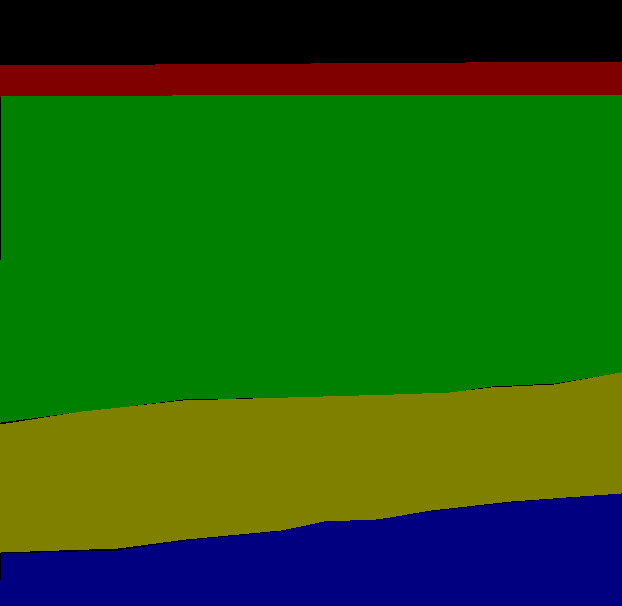
#> input picture code/ultrasound_image/label/100.png, 622 x 606 px, found by its file name; its folder holds 4 pictures in this run
$ python canny_edge.py
#> lines starting #> are read from the running program, lines starting #| are printed output that depends on the picture; after the words box and inside, x2 and y2 are one past the last pixel; in counts of white or black regions, pixels touching at a corner belong together
# ex2tron's blog:
# http://ex2tron.wang

import cv2
import os

path = r"C:\Users\Tong\Desktop\label"
edges_path = r"C:\Users\Tong\Desktop\edges"

path_list = os.listdir(path)


def track_back(x):
    pass


for i in path_list:
    img_path = os.path.join(path, i)

    img = cv2.imread(img_path, 0)
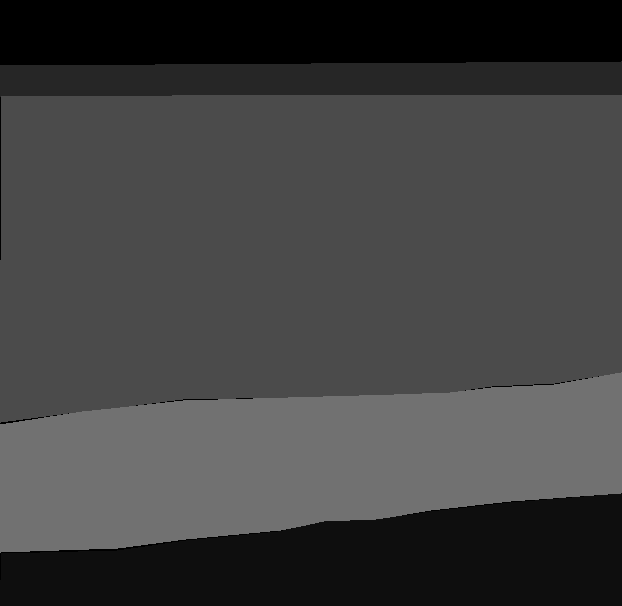
#> img: shape (606, 622); min 0, max 113, mean 64.9
    # cv2.imshow('IMG', img)
    edges_img = os.path.join(edges_path, i)

    print(img_path)

    cv2.namedWindow('window')

    # 创建滑动条
    cv2.createTrackbar('maxVal', 'window', 100, 255, track_back)
    cv2.createTrackbar('minVal', 'window', 200, 255, track_back)

    while True:
        # 获取滑动条的值
        max_val = cv2.getTrackbarPos('maxVal', 'window')
        min_val = cv2.getTrackbarPos('minVal', 'window')

        edges = cv2.Canny(img, min_val, max_val)
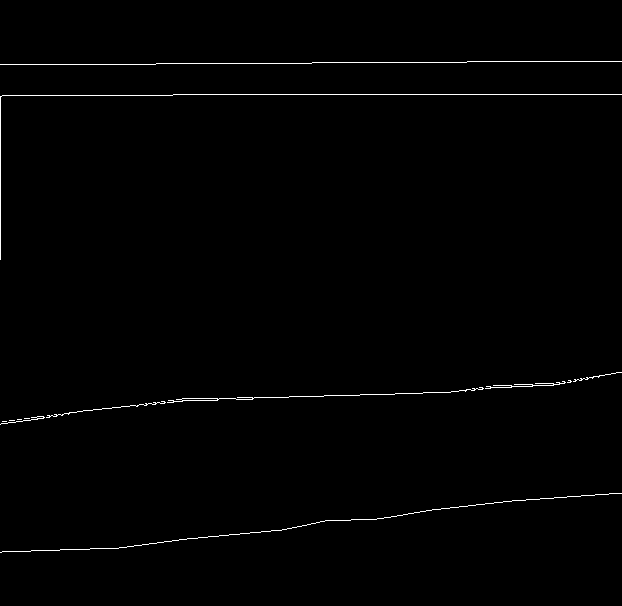
#> edges: shape (606, 622); 0.76% white in thin lines or dots, all inside (x1, y1, x2, y2) = (0, 61, 622, 553)
        cv2.imshow('window', edges)
        # edges = edges[200:572, 0:606]
        cv2.imwrite(edges_img, edges)

        print(edges_img)
        # 按下ESC键退出
        if cv2.waitKey(30) == 27:
#> (key Esc is pressed here)
            break
#> pass 2 of the loop `for i in path_list:`:
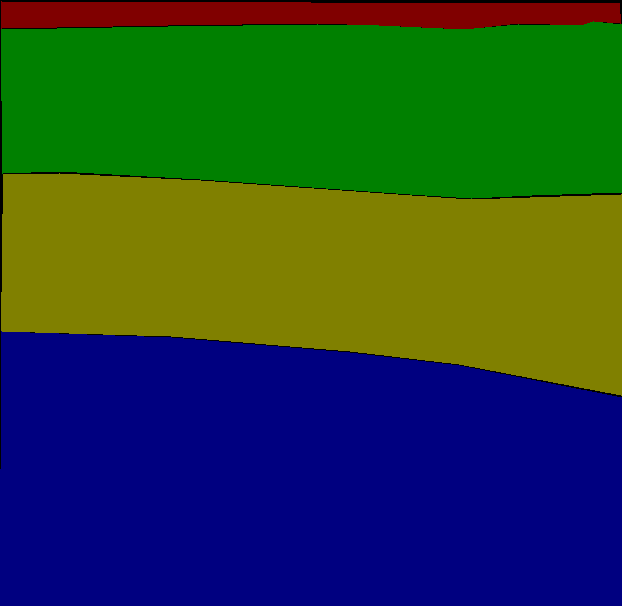
#> input picture code/ultrasound_image/label/12.png, 622 x 606 px, found by its file name
#> `img = cv2.imread(img_path, 0)`:
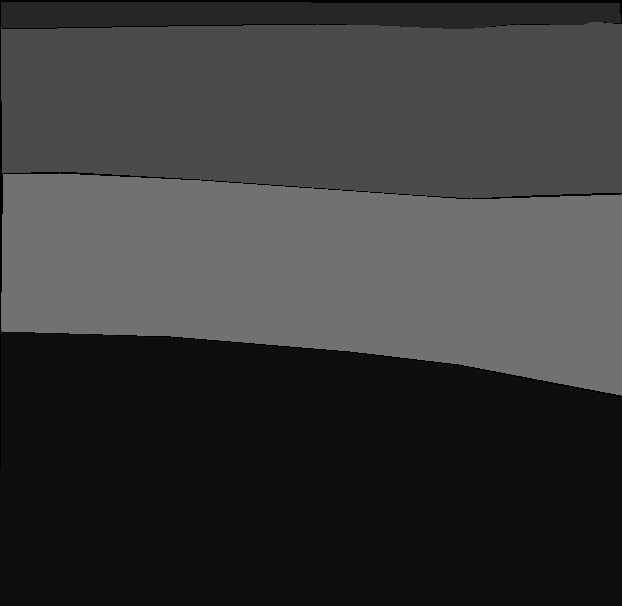
#> img: shape (606, 622); min 0, max 113, mean 57.8
#> `edges = cv2.Canny(img, min_val, max_val)`:
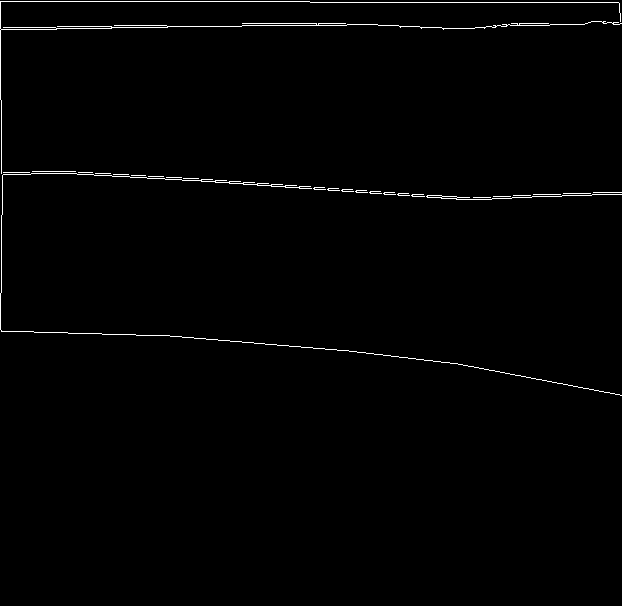
#> edges: shape (606, 622); 0.99% white in thin lines or dots, all inside (x1, y1, x2, y2) = (0, 1, 622, 396)
#> (key Enter is pressed here)
#> pass 3 of the loop `for i in path_list:`:
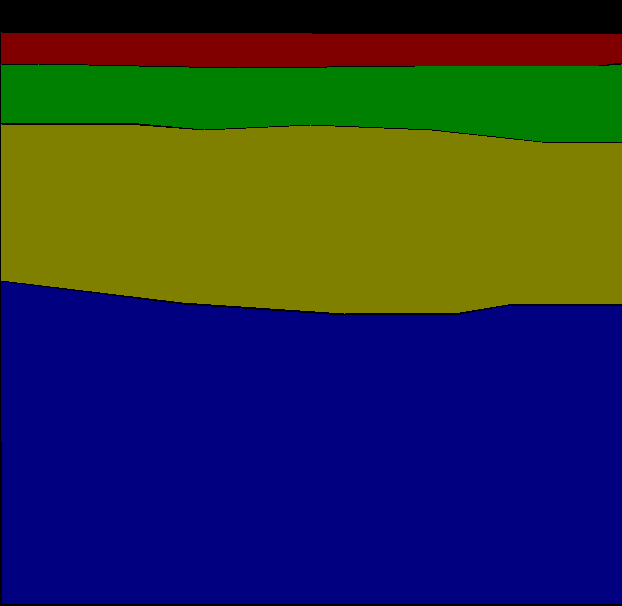
#> input picture code/ultrasound_image/label/15.png, 622 x 606 px, found by its file name
#> `img = cv2.imread(img_path, 0)`:
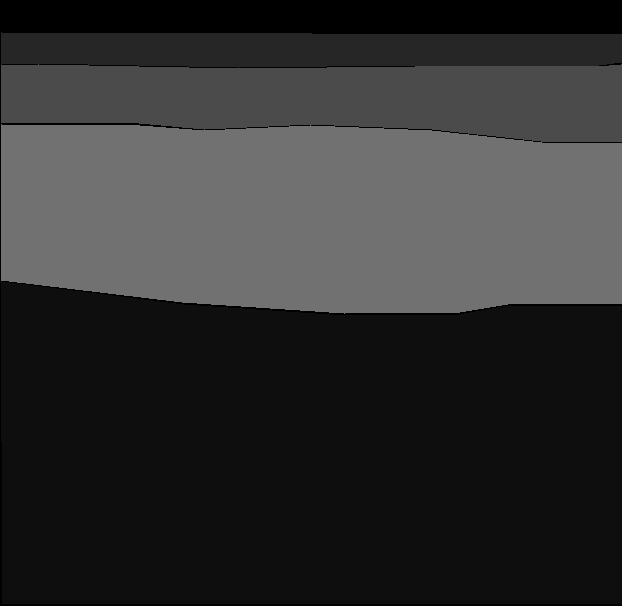
#> img: shape (606, 622); min 0, max 113, mean 48.8
#> `edges = cv2.Canny(img, min_val, max_val)`:
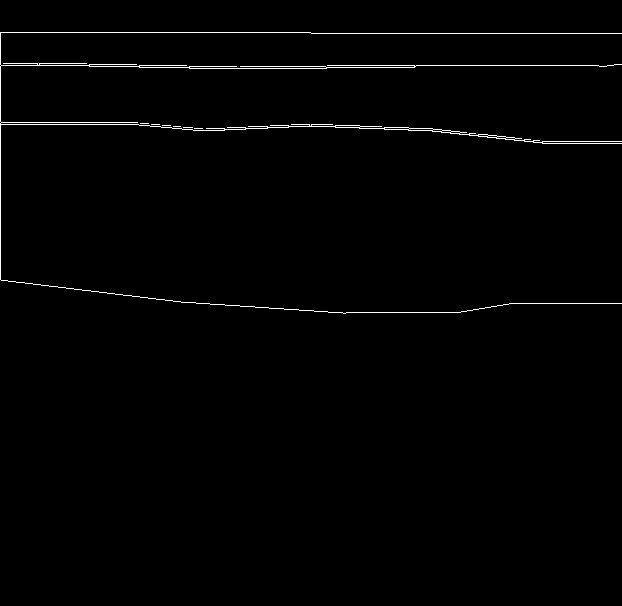
#> edges: shape (606, 622); 0.99% white in thin lines or dots, all inside (x1, y1, x2, y2) = (0, 32, 622, 314)
#> the loop made 4 passes; the first 3 are shown
